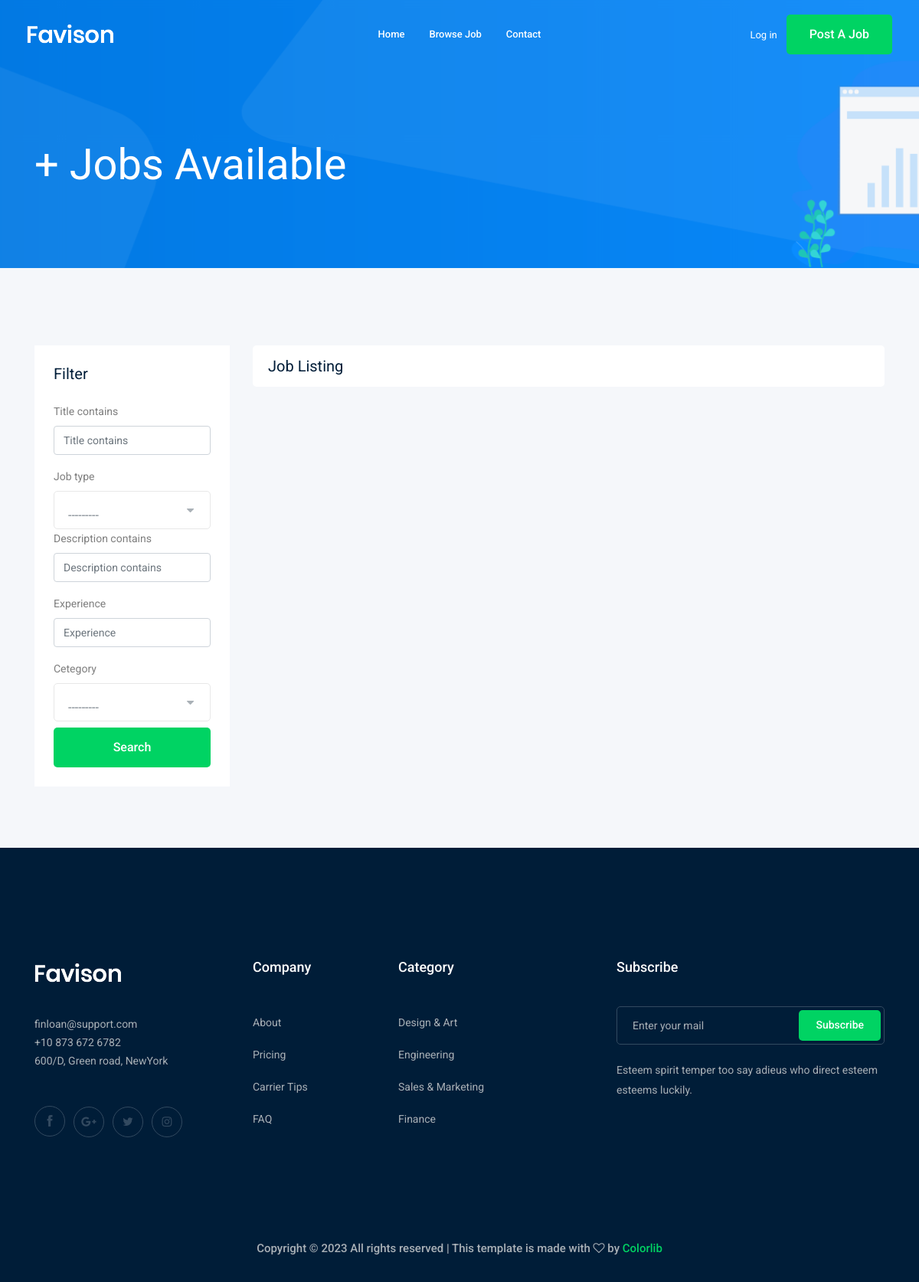
The page /jobs/ on the database as committed earlier.
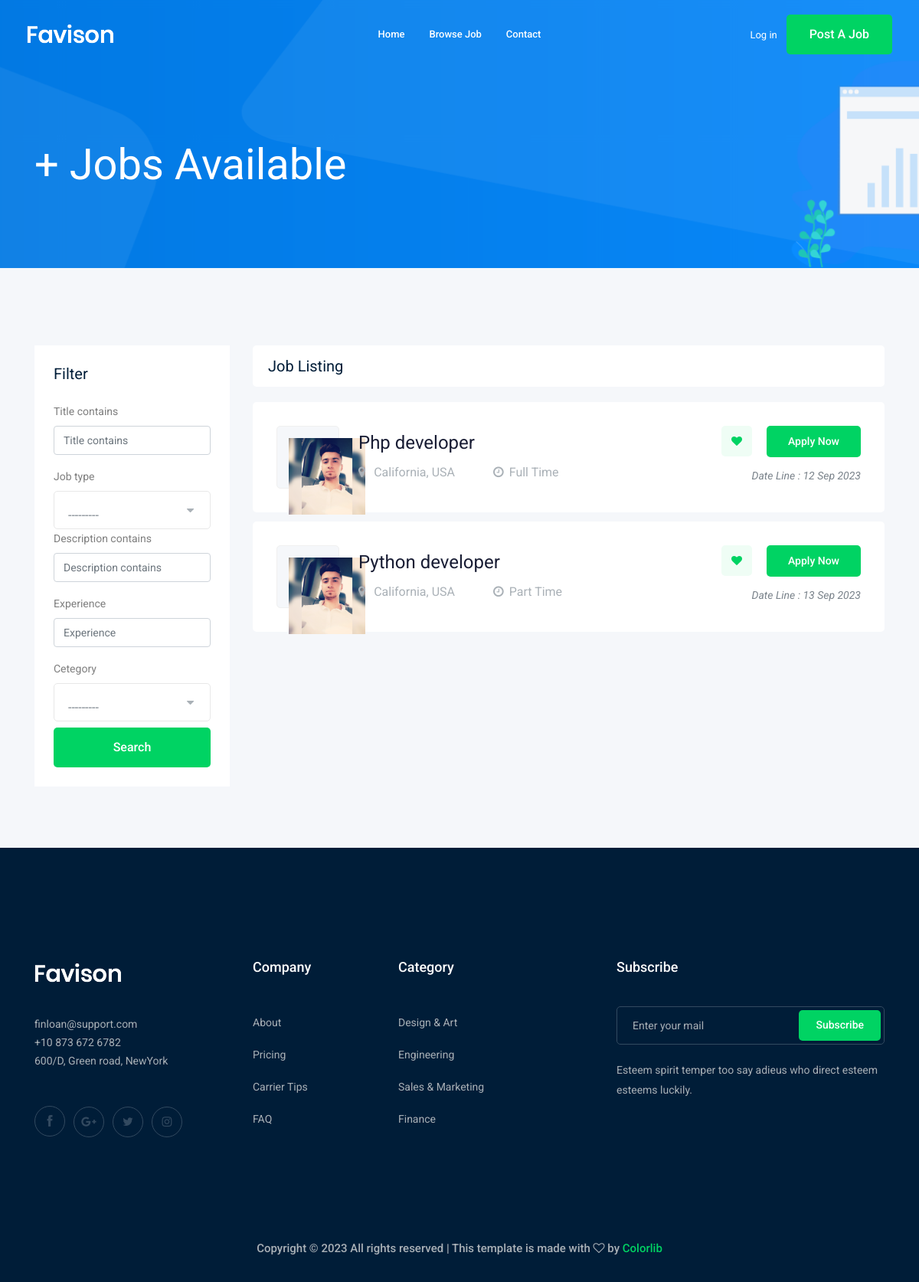
The same page on the database as committed later.
### job/models.py (models this page shows, shortened)
class Job(models.Model):
    owner = models.ForeignKey(
        User, related_name='job_owner', on_delete=models.CASCADE)
    title = models.CharField(max_length=100)
    job_type = models.CharField(max_length=100, choices=JOB_TYPE)
    description = models.TextField(null=True, max_length=1000, blank=True)
    publish_at = models.DateTimeField(auto_now=True)
    vacancy = models.IntegerField(default=1)
    salary = models.IntegerField(default=0)
    experience = models.IntegerField(default=1)
    cetegory = models.ForeignKey(
        Cetegory, on_delete=models.CASCADE, default=1)
    image = models.ImageField(upload_to=imageUpload, null=True)
    slug = models.SlugField(null=True, blank=True)

### job/views.py (the view)
# urls.py: path('', jobList, name='job_list'),
def jobList(request):
    job_list = Job.objects.all()
    job_filter = JobFilter(request.GET, queryset=job_list)
    job_list = job_filter.qs
    paginator = Paginator(job_list, 3)
    page_number = request.GET.get('page')
    page_obj = paginator.get_page(page_number)
    print(page_obj)
    context = {'job_list': page_obj, 'job_filter': job_filter}
    return render(request, 'job/job_list.html', context)

### job/models.py (called while the page is built)
    def __str__(self):
        return self.name

### job/templates/job/job_list.html (shortened to what this page needs)
{% extends "main.html" %}
{% load bootstrap4 %}
{% block body %}
<div class="bradcam_area bradcam_bg_1">
    <div class="container">
        <div class="row">
            <div class="col-xl-12">
                <div class="bradcam_text">
                    <h3>{{job_list.count}}+ Jobs Available</h3>
                </div>
            </div>
        </div>
    </div>
</div>
<div class="job_listing_area plus_padding">
    <div class="container">
        <div class="row">
            <div class="col-lg-3">
                <div class="job_filter white-bg">
                    <div class="form_inner white-bg">
                        <h3>Filter</h3>
                        <form method="GET">
                            {% bootstrap_form job_filter.form %}
                            <input type="submit" value="search" class="boxed-btn3 w-100 mt-2">
                        </form>
                    </div>
                </div>
            </div>
            <div class="col-lg-9">
                <div class="recent_joblist_wrap">
                    <div class="recent_joblist white-bg ">
                        <div class="row align-items-center">
                            <div class="col-md-6">
                                <h4>Job Listing</h4>
                            </div>
                        </div>
                    </div>
                </div>
                <div class="job_lists m-0">
                    <div class="row">
                        {% for job in job_list %}
                        <div class="col-lg-12 col-md-12">
                            <div class="single_jobs white-bg d-flex justify-content-between">
                                <div class="jobs_left d-flex align-items-center">
                                    <div class="thumb">
                                        <img src="{{job.image.url}}" alt="" width="100px" height="100px">
                                    </div>
                                    <div class="jobs_conetent">
                                        <a href="{% url 'jobs:job_detail' job.slug %}">
                                            <h4>{{job.title}}</h4>
                                        </a>
                                        <div class="links_locat d-flex align-items-center">
                                            <div class="location">
                                                <p> <i class="fa fa-map-marker"></i> California, USA</p>
                                            </div>
                                            <div class="location">
                                                <p> <i class="fa fa-clock-o"></i>{{job.job_type}}</p>
                                            </div>
                                        </div>
                                    </div>
                                </div>
                                <div class="jobs_right">
                                    <div class="apply_now">
                                        <a class="heart_mark" href="#"> <i class="fa fa-heart"></i> </a>
                                        <a href="{% url 'jobs:job_detail' job.slug %}" class="boxed-btn3">Apply Now</a>
                                    </div>
                                    <div class="date">
                                        <p>Date Line : {{job.publish_at|date:'d M o'}}</p>
                                    </div>
                                </div>
                            </div>
                        </div>
                        {% endfor %}
                    </div>
                </div>
            </div>
        </div>
    </div>
</div>
{% endblock body %}

### templates/main.html (shortened to what this page needs)
{% load static %}
<!doctype html>
<html class="no-js" lang="zxx">
<head>
    <link rel="stylesheet" href="{% static 'css/bootstrap.min.css' %}">
    <link rel="stylesheet" href="{% static 'css/owl.carousel.min.css' %}">
    <link rel="stylesheet" href="{% static 'css/magnific-popup.css' %}">
    <link rel="stylesheet" href="{% static 'css/font-awesome.min.css' %}">
    <link rel="stylesheet" href="{% static 'css/themify-icons.css' %}">
    <link rel="stylesheet" href="{% static 'css/nice-select.css'%}">
    <link rel="stylesheet" href="{% static 'css/flaticon.css' %}">
    <link rel="stylesheet" href="{% static 'css/jquery-ui.css' %}">
    <link rel="stylesheet" href="{% static 'css/gijgo.css' %}">
    <link rel="stylesheet" href="{% static 'css/animate.min.css'%}">
    <link rel="stylesheet" href="{% static 'css/slicknav.css'%}">
    <link rel="stylesheet" href="{% static 'css/style.css'%}">
</head>
<body>
    <header>
        <div class="header-area ">
            <div id="sticky-header" class="main-header-area">
                <div class="container-fluid ">
                    <div class="header_bottom_border">
                        <div class="row align-items-center">
                            <div class="col-xl-3 col-lg-2">
                                <div class="logo">
                                    <a href="index.html">
                                        <img src="img/logo.png" alt="">
                                    </a>
                                </div>
                            </div>
                            <div class="col-xl-6 col-lg-7">
                                <div class="main-menu  d-none d-lg-block">
                                    <nav>
                                        <ul id="navigation">
                                            <li><a href="index.html">home</a></li>
                                            <li><a href="{% url 'jobs:job_list'%}">Browse Job</a></li>
                                            <li><a href="{% url 'contact:contact'%}">Contact</a></li>
                                        </ul>
                                    </nav>
                                </div>
                            </div>
                            <div class="col-xl-3 col-lg-3 d-none d-lg-block">
                                <div class="Appointment">
                                    {% if user.is_authenticated %}
                                    <div class="phone_num d-none d-xl-block">
                                        <a href="{%url 'accounts:profile' %}">Profile</a>
                                    </div>
                                    {%else%}
                                    <div class="phone_num d-none d-xl-block">
                                        <a href="{%url 'login' %}">Log in</a>
                                    </div>
                                    {% endif %}
                                    <div class="d-none d-lg-block">
                                        <a class="boxed-btn3" href="{%url 'jobs:add_job'%}">Post a Job</a>
                                    </div>
                                </div>
                            </div>
                            <div class="col-12">
                            </div>
                        </div>
                    </div>
                </div>
            </div>
        </div>
    </header>
    {% block body %}
    {% endblock body %}
    <footer class="footer">
        <div class="footer_top">
            <div class="container">
                <div class="row">
                    <div class="col-xl-3 col-md-6 col-lg-3">
                        <div class="footer_widget wow fadeInUp" data-wow-duration="1s" data-wow-delay=".3s">
                            <div class="footer_logo">
                                <a href="#">
                                    <img src="img/logo.png" alt="">
                                </a>
                            </div>
                            <p>
                                finloan@support.com <br>
                                +10 873 672 6782 <br>
                                600/D, Green road, NewYork
                            </p>
                            <div class="socail_links">
                                <ul>
                                    <li>
                                        <a href="#">
                                            <i class="ti-facebook"></i>
                                        </a>
                                    </li>
                                    <li>
                                        <a href="#">
                                            <i class="fa fa-google-plus"></i>
                                        </a>
                                    </li>
                                    <li>
                                        <a href="#">
                                            <i class="fa fa-twitter"></i>
                                        </a>
                                    </li>
                                    <li>
                                        <a href="#">
                                            <i class="fa fa-instagram"></i>
                                        </a>
                                    </li>
                                </ul>
                            </div>
                        </div>
                    </div>
                    <div class="col-xl-2 col-md-6 col-lg-2">
                        <div class="footer_widget wow fadeInUp" data-wow-duration="1.1s" data-wow-delay=".4s">
                            <h3 class="footer_title">
                                Company
                            </h3>
                            <ul>
                                <li><a href="#">About </a></li>
                                <li><a href="#"> Pricing</a></li>
                                <li><a href="#">Carrier Tips</a></li>
                                <li><a href="#">FAQ</a></li>
                            </ul>
                        </div>
                    </div>
                    <div class="col-xl-3 col-md-6 col-lg-3">
                        <div class="footer_widget wow fadeInUp" data-wow-duration="1.2s" data-wow-delay=".5s">
                            <h3 class="footer_title">
                                Category
                            </h3>
                            <ul>
                                <li><a href="#">Design & Art</a></li>
                                <li><a href="#">Engineering</a></li>
                                <li><a href="#">Sales & Marketing</a></li>
                                <li><a href="#">Finance</a></li>
                            </ul>
                        </div>
                    </div>
                    <div class="col-xl-4 col-md-6 col-lg-4">
                        <div class="footer_widget wow fadeInUp" data-wow-duration="1.3s" data-wow-delay=".6s">
                            <h3 class="footer_title">
                                Subscribe
                            </h3>
                            <form action="#" class="newsletter_form">
                                <input type="text" placeholder="Enter your mail">
                                <button type="submit">Subscribe</button>
                            </form>
                            <p class="newsletter_text">Esteem spirit temper too say adieus who direct esteem esteems
                                luckily.</p>
                        </div>
                    </div>
                </div>
            </div>
        </div>
        <div class="copy-right_text wow fadeInUp" data-wow-duration="1.4s" data-wow-delay=".3s">
            <div class="container">
                <div class="row">
                    <div class="col-xl-12">
                        <p class="copy_right text-center">
                            Copyright &copy;
                            <script>document.write(new Date().getFullYear());</script> All rights reserved | This
                            template is made with <i class="fa fa-heart-o" aria-hidden="true"></i> by <a
                                href="https://colorlib.com" target="_blank">Colorlib</a>
                        </p>
                    </div>
                </div>
            </div>
        </div>
    </footer>
</body>
</html>

Rows that differ between the two databases and show on the page:
added Job: image (picture), title "Php developer", job_type "Full Time", publish_at "12 Sep 2023"
added Job: image (picture), title "Python developer", job_type "Part Time", publish_at "13 Sep 2023"
